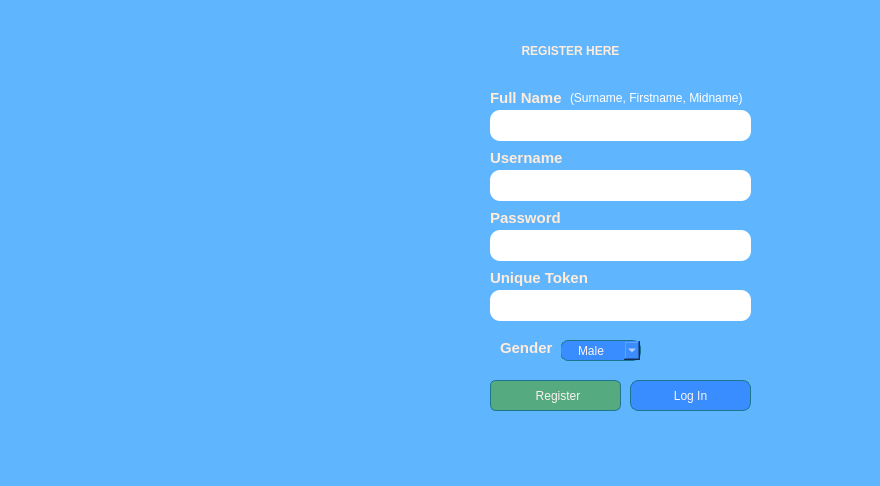
<?xml version="1.0" encoding="UTF-8"?>
<ui version="4.0">
 <class>MainWindow</class>
 <widget class="QMainWindow" name="MainWindow">
  <property name="geometry">
   <rect>
    <x>0</x>
    <y>0</y>
    <width>880</width>
    <height>486</height>
   </rect>
  </property>
  <property name="windowTitle">
   <string>MainWindow</string>
  </property>
  <property name="styleSheet">
   <string notr="true">background-color:rgb(96, 181, 255);
</string>
  </property>
  <widget class="QWidget" name="centralwidget">
   <widget class="QLineEdit" name="username">
    <property name="geometry">
     <rect>
      <x>490</x>
      <y>170</y>
      <width>261</width>
      <height>31</height>
     </rect>
    </property>
    <property name="styleSheet">
     <string notr="true">background-color:white;
border-radius:10px;</string>
    </property>
   </widget>
   <widget class="QPushButton" name="registerBtn">
    <property name="geometry">
     <rect>
      <x>490</x>
      <y>380</y>
      <width>131</width>
      <height>31</height>
     </rect>
    </property>
    <property name="styleSheet">
     <string notr="true">border: 1px solid rgb(28, 118, 143);
font: 75 9pt &quot;MS Shell Dlg 2&quot;;
border-radius: 6px;
color:rgb(251, 243, 242);
background-color:rgb(85, 170, 127);
padding-left:5px;</string>
    </property>
    <property name="text">
     <string>Register</string>
    </property>
   </widget>
   <widget class="QLabel" name="label1">
    <property name="geometry">
     <rect>
      <x>490</x>
      <y>30</y>
      <width>161</width>
      <height>41</height>
     </rect>
    </property>
    <property name="styleSheet">
     <string notr="true">color:rgb(255, 236, 219);
font-weight:bold;
font: 20px &quot;Eras Bold ITC&quot;;</string>
    </property>
    <property name="text">
     <string>REGISTER HERE</string>
    </property>
    <property name="alignment">
     <set>Qt::AlignCenter</set>
    </property>
   </widget>
   <widget class="QLabel" name="usernamelabel">
    <property name="geometry">
     <rect>
      <x>490</x>
      <y>150</y>
      <width>81</width>
      <height>16</height>
     </rect>
    </property>
    <property name="styleSheet">
     <string notr="true">color:rgb(255, 236, 219);
font-weight:bold;
font-size:15px;</string>
    </property>
    <property name="text">
     <string>Username</string>
    </property>
   </widget>
   <widget class="QLineEdit" name="name">
    <property name="geometry">
     <rect>
      <x>490</x>
      <y>110</y>
      <width>261</width>
      <height>31</height>
     </rect>
    </property>
    <property name="styleSheet">
     <string notr="true">background-color:white;
border-radius:10px;</string>
    </property>
   </widget>
   <widget class="QLabel" name="fnlabel">
    <property name="geometry">
     <rect>
      <x>490</x>
      <y>90</y>
      <width>81</width>
      <height>16</height>
     </rect>
    </property>
    <property name="styleSheet">
     <string notr="true">color:rgb(255, 236, 219);
font-weight:bold;
font-size:15px;</string>
    </property>
    <property name="text">
     <string>Full Name</string>
    </property>
   </widget>
   <widget class="QLineEdit" name="password">
    <property name="geometry">
     <rect>
      <x>490</x>
      <y>230</y>
      <width>261</width>
      <height>31</height>
     </rect>
    </property>
    <property name="styleSheet">
     <string notr="true">background-color:white;
border-radius:10px;</string>
    </property>
   </widget>
   <widget class="QLabel" name="passwlabel">
    <property name="geometry">
     <rect>
      <x>490</x>
      <y>210</y>
      <width>81</width>
      <height>16</height>
     </rect>
    </property>
    <property name="styleSheet">
     <string notr="true">color:rgb(255, 236, 219);
font-weight:bold;
font-size:15px;</string>
    </property>
    <property name="text">
     <string>Password</string>
    </property>
   </widget>
   <widget class="QComboBox" name="gender">
    <property name="geometry">
     <rect>
      <x>560</x>
      <y>340</y>
      <width>81</width>
      <height>21</height>
     </rect>
    </property>
    <property name="styleSheet">
     <string notr="true">background-color: rgb(58, 141, 255);
color:rgb(251, 243, 242);
font: 75 12px &quot;Eras Bold ITC&quot;;
border: 0.5px solid #1C768F;
border-radius: 8px;
padding-left:17px;</string>
    </property>
    <item>
     <property name="text">
      <string>Male</string>
     </property>
    </item>
    <item>
     <property name="text">
      <string>Female</string>
     </property>
    </item>
   </widget>
   <widget class="QLabel" name="genderlabel">
    <property name="geometry">
     <rect>
      <x>500</x>
      <y>340</y>
      <width>61</width>
      <height>16</height>
     </rect>
    </property>
    <property name="styleSheet">
     <string notr="true">color:rgb(255, 236, 219);
font-weight:bold;
font-size:15px;</string>
    </property>
    <property name="text">
     <string>Gender</string>
    </property>
   </widget>
   <widget class="QPushButton" name="loginBtn">
    <property name="geometry">
     <rect>
      <x>630</x>
      <y>380</y>
      <width>121</width>
      <height>31</height>
     </rect>
    </property>
    <property name="styleSheet">
     <string notr="true">border: 1px solid rgb(28, 118, 143);
font: 75 10pt &quot;MS Shell Dlg 2&quot;;
border-radius: 8px;
color:rgb(251, 243, 242);
background-color: rgb(58, 141, 255);</string>
    </property>
    <property name="text">
     <string>Log In</string>
    </property>
   </widget>
   <widget class="QLineEdit" name="uniqueToken">
    <property name="geometry">
     <rect>
      <x>490</x>
      <y>290</y>
      <width>261</width>
      <height>31</height>
     </rect>
    </property>
    <property name="styleSheet">
     <string notr="true">background-color:white;
border-radius:10px;</string>
    </property>
   </widget>
   <widget class="QLabel" name="uniquetokenlabel">
    <property name="geometry">
     <rect>
      <x>490</x>
      <y>270</y>
      <width>101</width>
      <height>16</height>
     </rect>
    </property>
    <property name="styleSheet">
     <string notr="true">color:rgb(255, 236, 219);
font-weight:bold;
font-size:15px;</string>
    </property>
    <property name="text">
     <string>Unique Token</string>
    </property>
   </widget>
   <widget class="QLabel" name="label_4">
    <property name="geometry">
     <rect>
      <x>90</x>
      <y>90</y>
      <width>281</width>
      <height>271</height>
     </rect>
    </property>
    <property name="text">
     <string/>
    </property>
    <property name="pixmap">
     <pixmap>../image/logo.png</pixmap>
    </property>
    <property name="scaledContents">
     <bool>true</bool>
    </property>
   </widget>
   <widget class="QLabel" name="label_2">
    <property name="geometry">
     <rect>
      <x>570</x>
      <y>90</y>
      <width>221</width>
      <height>16</height>
     </rect>
    </property>
    <property name="styleSheet">
     <string notr="true">color:rgb(255, 255, 255);
font: 75 8pt &quot;Verdana&quot;;
font-weight:350;

</string>
    </property>
    <property name="text">
     <string>&lt;html&gt;&lt;head/&gt;&lt;body&gt;&lt;p align=&quot;justify&quot;&gt;(Surname, Firstname, Midname)&lt;/p&gt;&lt;/body&gt;&lt;/html&gt;</string>
    </property>
    <property name="wordWrap">
     <bool>true</bool>
    </property>
   </widget>
  </widget>
  <widget class="QStatusBar" name="statusbar"/>
 </widget>
 <resources/>
 <connections/>
</ui>
